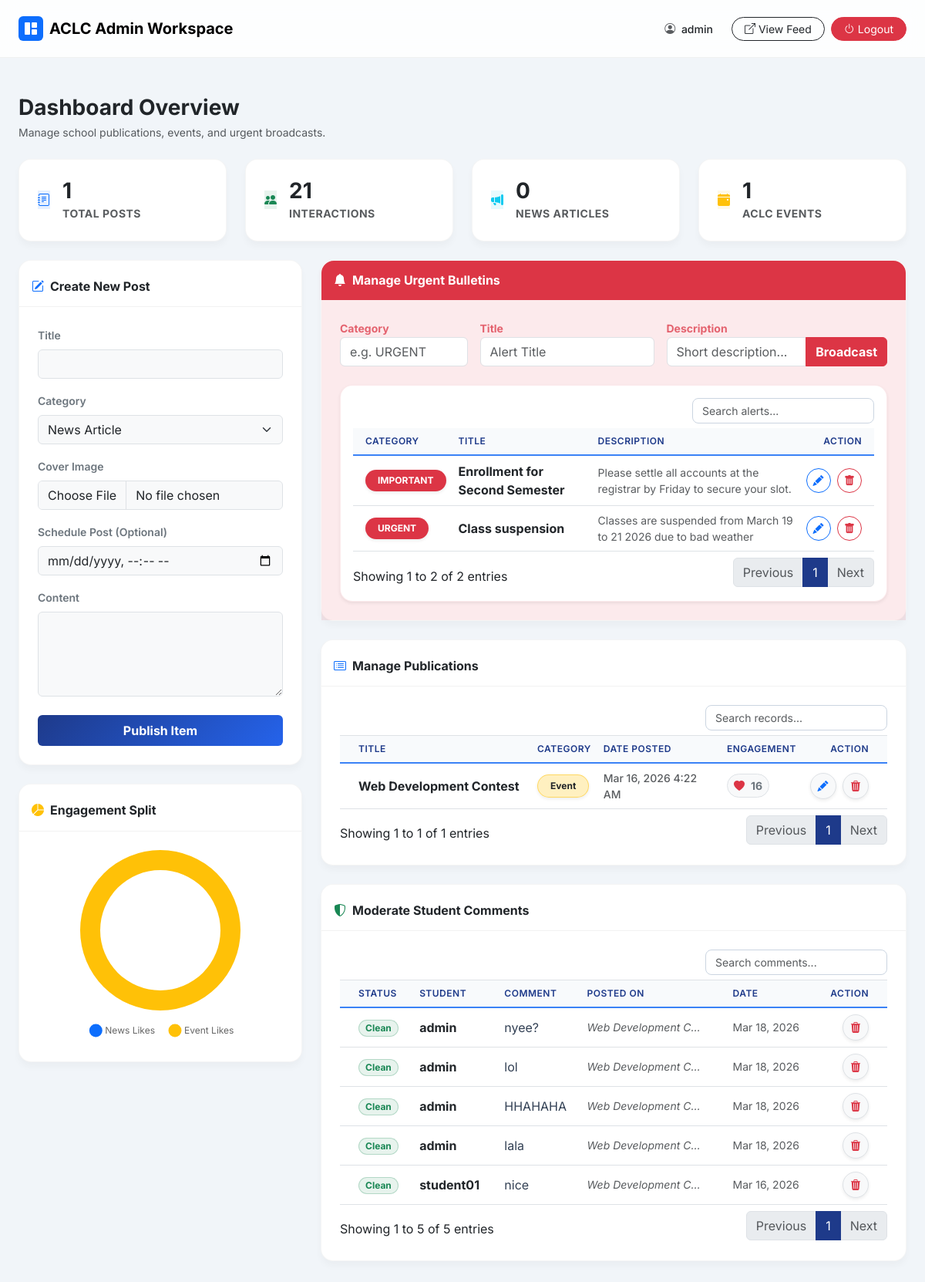
/admin.php (signed in), run on the app's committed database.
### tables this page shows
CREATE TABLE `posts` (
  `id` int(11) NOT NULL,
  `title` varchar(255) NOT NULL,
  `content` text NOT NULL,
  `type` enum('news','event') DEFAULT 'news',
  `image_path` varchar(255) DEFAULT NULL,
  `likes` int(11) DEFAULT 0,
  `created_at` timestamp NOT NULL DEFAULT current_timestamp(),
  `event_date` date DEFAULT NULL
);

CREATE TABLE `comments` (
  `id` int(11) NOT NULL,
  `post_id` int(11) DEFAULT NULL,
  `student_name` varchar(100) NOT NULL,
  `comment_text` text NOT NULL,
  `status` enum('pending','approved','hidden') DEFAULT 'approved',
  `created_at` timestamp NOT NULL DEFAULT current_timestamp(),
  `parent_id` int(11) DEFAULT 0,
  `likes` int(11) NOT NULL DEFAULT 0
);

### admin.php (the view, shortened to what the rows shown need)
<?php
require_once 'config/db.php';
$newsLikes = $pdo->query("SELECT COALESCE(SUM(likes), 0) FROM posts WHERE type='news'")->fetchColumn();
$eventLikes = $pdo->query("SELECT COALESCE(SUM(likes), 0) FROM posts WHERE type='event'")->fetchColumn();
$allPosts = $pdo->query("SELECT * FROM posts ORDER BY created_at DESC")->fetchAll(PDO::FETCH_ASSOC);
$allComments = $pdo->query("SELECT c.*, p.title as post_title FROM comments c LEFT JOIN posts p ON c.post_id = p.id ORDER BY c.created_at DESC")->fetchAll(PDO::FETCH_ASSOC);
?>
<!DOCTYPE html>
<html lang="en">
<head>
    <link href="https://cdn.jsdelivr.net/npm/bootstrap@5.3.0/dist/css/bootstrap.min.css" rel="stylesheet">
    <link rel="stylesheet" href="https://cdn.jsdelivr.net/npm/bootstrap-icons@1.11.3/font/bootstrap-icons.min.css">
    <link href="https://cdn.datatables.net/1.13.6/css/dataTables.bootstrap5.min.css" rel="stylesheet">
    <link rel="stylesheet" href="assets/css/style.css">
</head>
<body>
    <div class="container-fluid px-4 py-5 max-w-7xl">
        <div class="row g-4 mb-4">
            <div class="col-lg-8">
                <div class="card mb-4 border-danger border-opacity-25">
                    <div class="card-body bg-danger bg-opacity-10 p-4">
                        <div class="table-responsive bg-white rounded-4 shadow-sm p-3 border border-danger border-opacity-10">
                            <table id="bulletinsTable" class="table table-hover align-middle mb-0 text-sm w-100 table-custom">
                                <thead>
                                    <tr>
                                        <th class="ps-3">Category</th>
                                        <th>Title</th>
                                        <th>Description</th>
                                        <th class="text-end pe-3">Action</th>
                                    </tr>
                                </thead>
                            </table>
                        </div>
                    </div>
                </div>
                <div class="card mb-4">
                    <div class="card-body p-4">
                        <div class="table-responsive">
                            <table id="publicationsTable" class="table table-hover table-custom align-middle mb-0 w-100 border-top">
                                <thead>
                                    <tr>
                                        <th class="ps-4">Title</th>
                                        <th>Category</th>
                                        <th>Date Posted</th>
                                        <th>Engagement</th>
                                        <th class="pe-4 text-end">Action</th>
                                    </tr>
                                </thead>
                                <tbody>
                                    <?php foreach ($allPosts as $p): $isScheduled = strtotime($p['created_at']) > time(); ?>
                                        <tr>
                                            <td class="ps-4">
                                                <div class="d-flex align-items-center py-2"><span class="fw-bold text-dark text-truncate" style="max-width: 220px;" title="<?= htmlspecialchars($p['title']) ?>"><?= htmlspecialchars($p['title']) ?></span></div>
                                            </td>
                                            <td><span class="badge <?= $p['type'] == 'event' ? 'bg-warning bg-opacity-25 text-dark border border-warning border-opacity-50' : 'bg-primary bg-opacity-10 text-primary border border-primary border-opacity-25' ?> rounded-pill px-3 py-2 shadow-sm"><?= ucfirst($p['type']) ?></span></td>
                                            <td class="text-muted small fw-medium"><?= date('M d, Y g:i A', strtotime($p['created_at'])) ?></td>
                                            <td>
                                                <div class="d-flex align-items-center text-secondary small fw-bold bg-light rounded-pill px-2 py-1 d-inline-flex border"><i class="bi bi-heart-fill text-danger me-2"></i> <?= $p['likes'] ?></div>
                                            </td>
                                            <td class="pe-4 text-end text-nowrap">
                                                <button type="button" class="btn btn-sm btn-light text-primary border rounded-circle shadow-sm me-1" data-bs-toggle="modal" data-bs-target="#editPostModal" data-id="<?= $p['id'] ?>" data-title="<?= htmlspecialchars($p['title'], ENT_QUOTES) ?>" data-type="<?= $p['type'] ?>" data-event-date="<?= $p['event_date'] ?? '' ?>" data-content="<?= htmlspecialchars($p['content'], ENT_QUOTES) ?>" title="Edit Post" style="width:34px; height:34px; padding:0;"><i class="bi bi-pencil-fill"></i></button>
                                                <button onclick="confirmDelete('admin.php?delete_id=<?= $p['id'] ?>', 'Campus Post')" class="btn btn-sm btn-light text-danger border rounded-circle shadow-sm" data-bs-toggle="tooltip" title="Delete Post" style="width:34px; height:34px; padding:0;"><i class="bi bi-trash3-fill"></i></button>
                                            </td>
                                        </tr>
                                    <?php endforeach; ?>
                                </tbody>
                            </table>
                        </div>
                    </div>
                </div>
                <div class="card mb-4">
                    <div class="card-body p-4">
                        <div class="table-responsive">
                            <table id="commentsTable" class="table table-hover table-custom align-middle mb-0 w-100 border-top">
                                <thead>
                                    <tr>
                                        <th class="ps-4">Status</th>
                                        <th>Student</th>
                                        <th>Comment</th>
                                        <th>Posted On</th>
                                        <th>Date</th>
                                        <th class="pe-4 text-end">Action</th>
                                    </tr>
                                </thead>
                                <tbody>
                                    <?php
                                    foreach ($allComments as $c):
                                        $isFlagged = false;
                                    ?>
                                        <tr class="<?= $isFlagged ? 'bg-danger bg-opacity-10' : '' ?>">
                                            <td class="ps-4">
                                                <?php if ($isFlagged): ?>
                                                    <span class="badge bg-danger rounded-pill shadow-sm px-2 py-1"><i class="bi bi-exclamation-triangle-fill me-1"></i> Flagged</span>
                                                <?php else: ?>
                                                    <span class="badge bg-success bg-opacity-10 text-success rounded-pill px-2 py-1 border border-success border-opacity-25">Clean</span>
                                                <?php endif; ?>
                                            </td>
                                            <td class="fw-bold text-dark text-nowrap"><?= htmlspecialchars($c['student_name']) ?></td>
                                            <td>
                                                <div class="text-truncate <?= $isFlagged ? 'fw-bold text-danger' : '' ?>" style="max-width: 200px;" title="<?= htmlspecialchars($c['comment_text']) ?>">
                                                    <?= htmlspecialchars($c['comment_text']) ?>
                                                </div>
                                            </td>
                                            <td class="text-muted small fst-italic"><span class="text-truncate d-inline-block" style="max-width: 150px; vertical-align: bottom;"><?= htmlspecialchars($c['post_title'] ?? 'Deleted Post') ?></span></td>
                                            <td class="text-muted small text-nowrap"><?= date('M d, Y', strtotime($c['created_at'])) ?></td>
                                            <td class="pe-4 text-end">
                                                <button onclick="confirmDelete('admin.php?delete_comment_id=<?= $c['id'] ?>', 'Comment')" class="btn btn-sm btn-light text-danger border rounded-circle shadow-sm" data-bs-toggle="tooltip" title="Delete Comment" style="width:34px; height:34px; padding:0;"><i class="bi bi-trash3-fill"></i></button>
                                            </td>
                                        </tr>
                                    <?php endforeach; ?>
                                </tbody>
                            </table>
                        </div>
                    </div>
                </div>
            </div>
        </div>
    </div>
    <script>
        // DataTables Initialization for the new Comments Table
        if (window.jQuery && $.fn.DataTable) {
            if ($('#commentsTable').length) {
                $('#commentsTable').DataTable({
                    "pageLength": 5,
                    "lengthChange": false,
                    "ordering": false,
                    "info": true,
                    "language": {
                        "search": "",
                        "searchPlaceholder": "Search comments..."
                    }
                });
            }
        }
        const ctxEl = document.getElementById('analyticsChart');
        if (ctxEl) {
            new Chart(ctxEl.getContext('2d'), {
                type: 'doughnut',
                data: {
                    labels: ['News Likes', 'Event Likes'],
                    datasets: [{
                        data: [<?= $newsLikes ?>, <?= $eventLikes ?>],
                        backgroundColor: ['#0d6efd', '#ffc107'],
                        borderWidth: 0,
                        hoverOffset: 4
                    }]
                },
                options: {
                    responsive: true,
                    cutout: '75%',
                    plugins: {
                        legend: {
                            position: 'bottom',
                            labels: {
                                usePointStyle: true,
                                padding: 20,
                                font: {
                                    family: "'Inter', sans-serif"
                                }
                            }
                        }
                    }
                }
            });
        }
        <?php if (isset($_GET['success']) || isset($_GET['xml_success'])): ?>
            Swal.fire({
                title: 'Success!',
                text: 'Action completed successfully!',
                icon: 'success',
                toast: true,
                position: 'top-end',
                showConfirmButton: false,
                timer: 2500,
                timerProgressBar: true,
                customClass: {
                    popup: 'rounded-4 shadow-lg border'
                }
            });
        <?php endif; ?>
        <?php if (isset($_GET['deleted']) || isset($_GET['xml_deleted'])): ?>
            Swal.fire({
                title: 'Deleted!',
                text: 'Item deleted successfully.',
                icon: 'info',
                toast: true,
                position: 'top-end',
                showConfirmButton: false,
                timer: 2500,
                timerProgressBar: true,
                customClass: {
                    popup: 'rounded-4 shadow-lg border'
                }
            });
        <?php endif; ?>
    </script>
</body>
</html>

### data on the page
posts: title "Web Development Contest", type "Event", created_at "Mar 16, 2026 4:22 AM", likes "16"
comments: student_name "admin", comment_text "nyee?", post.title "Web Development C…", created_at "Mar 18, 2026"
comments: student_name "admin", comment_text "lol", post.title "Web Development C…", created_at "Mar 18, 2026"
comments: student_name "admin", comment_text "HHAHAHA", post.title "Web Development C…", created_at "Mar 18, 2026"
comments: student_name "admin", comment_text "lala", post.title "Web Development C…", created_at "Mar 18, 2026"
comments: student_name "student01", comment_text "nice", post.title "Web Development C…", created_at "Mar 16, 2026"

### other printed values
$_SESSION['username'] "admin"
$totalPosts "1"
$totalInteractions ?: 0 "21"
$newsCount "0"
$eventCount "1"
$item->category "IMPORTANT"
$item->title "Enrollment for Second Semester"
$item->description "Please settle all accounts at the registrar by Friday to secure your slot."
$item->category "URGENT"
$item->title "Class suspension"
$item->description "Classes are suspended from March 19 to 21 2026 due to bad weather"
chart data {{ $newsLikes }} 0
